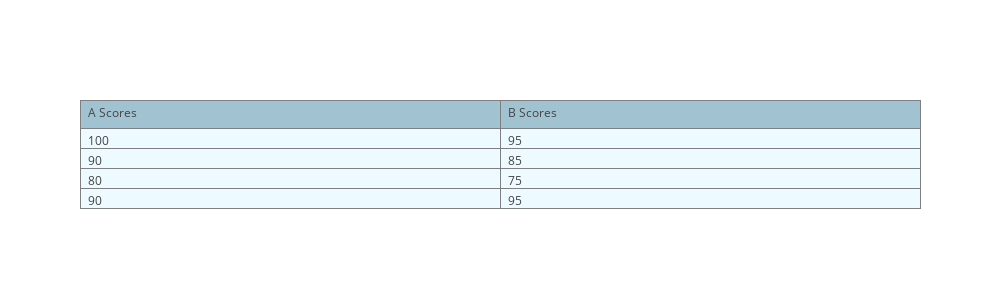

Write notebook code for a chart like this one.
### Markdown cell above
# Styled Table

### Code cell
trace = go.Table(
    header=dict(
        values=['A Scores', 'B Scores'],
        line = dict(color='#7D7F80'),
        fill = dict(color='#a1c3d1'),
        align = ['left'] * 5
    ),
    cells=dict(
        values=[[100, 90, 80, 90], [95, 85, 75, 95]],
        line = dict(color='#7D7F80'),
        fill = dict(color='#EDFAFF'),
        align = ['left'] * 5
    )
)

layout = dict(width=1000, height=300)
fig = dict(data=[trace], layout=layout)
plotly.offline.iplot(fig, filename = 'styled_table')

### Figure 1 — Plotly figure (JSON) as saved in the notebook; plotly's stock layout.template omitted (floating-point values rounded to 4 significant figures)
{"data": [{"cells": {"align": ["left", "left", "left", "left", "left"], "fill": {"color": "#EDFAFF"}, "line": {"color": "#7D7F80"}, "values": [[100, 90, 80, 90], [95, 85, 75, 95]]}, "header": {"align": ["left", "left", "left", "left", "left"], "fill": {"color": "#a1c3d1"}, "line": {"color": "#7D7F80"}, "values": ["A Scores", "B Scores"]}, "type": "table", "uid": "896076e3-cd00-4797-ab26-92ad6d735ba1"}], "layout": {"height": 300, "width": 1000}}
